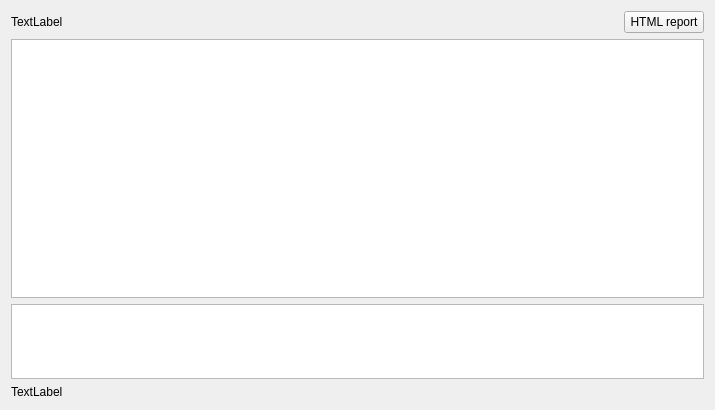
<?xml version="1.0" encoding="UTF-8"?>
<ui version="4.0">
 <class>CPixivIndexTab</class>
 <widget class="QWidget" name="CPixivIndexTab">
  <property name="geometry">
   <rect>
    <x>0</x>
    <y>0</y>
    <width>715</width>
    <height>410</height>
   </rect>
  </property>
  <property name="windowTitle">
   <string>Extracted Pixiv index</string>
  </property>
  <layout class="QVBoxLayout" name="verticalLayout">
   <item>
    <layout class="QHBoxLayout" name="horizontalLayout">
     <item>
      <widget class="QLabel" name="labelHead">
       <property name="text">
        <string>TextLabel</string>
       </property>
      </widget>
     </item>
     <item>
      <spacer name="horizontalSpacer">
       <property name="orientation">
        <enum>Qt::Horizontal</enum>
       </property>
       <property name="sizeHint" stdset="0">
        <size>
         <width>40</width>
         <height>20</height>
        </size>
       </property>
      </spacer>
     </item>
     <item>
      <widget class="QPushButton" name="buttonReport">
       <property name="text">
        <string>HTML report</string>
       </property>
      </widget>
     </item>
    </layout>
   </item>
   <item>
    <widget class="QTableView" name="table">
     <property name="alternatingRowColors">
      <bool>true</bool>
     </property>
     <property name="selectionMode">
      <enum>QAbstractItemView::SingleSelection</enum>
     </property>
     <property name="selectionBehavior">
      <enum>QAbstractItemView::SelectRows</enum>
     </property>
     <property name="sortingEnabled">
      <bool>true</bool>
     </property>
    </widget>
   </item>
   <item>
    <widget class="QTextBrowser" name="editDescription">
     <property name="maximumSize">
      <size>
       <width>16777215</width>
       <height>75</height>
      </size>
     </property>
    </widget>
   </item>
   <item>
    <widget class="QLabel" name="labelCount">
     <property name="text">
      <string>TextLabel</string>
     </property>
    </widget>
   </item>
  </layout>
 </widget>
 <tabstops>
  <tabstop>table</tabstop>
  <tabstop>editDescription</tabstop>
  <tabstop>buttonReport</tabstop>
 </tabstops>
 <resources/>
 <connections/>
</ui>
